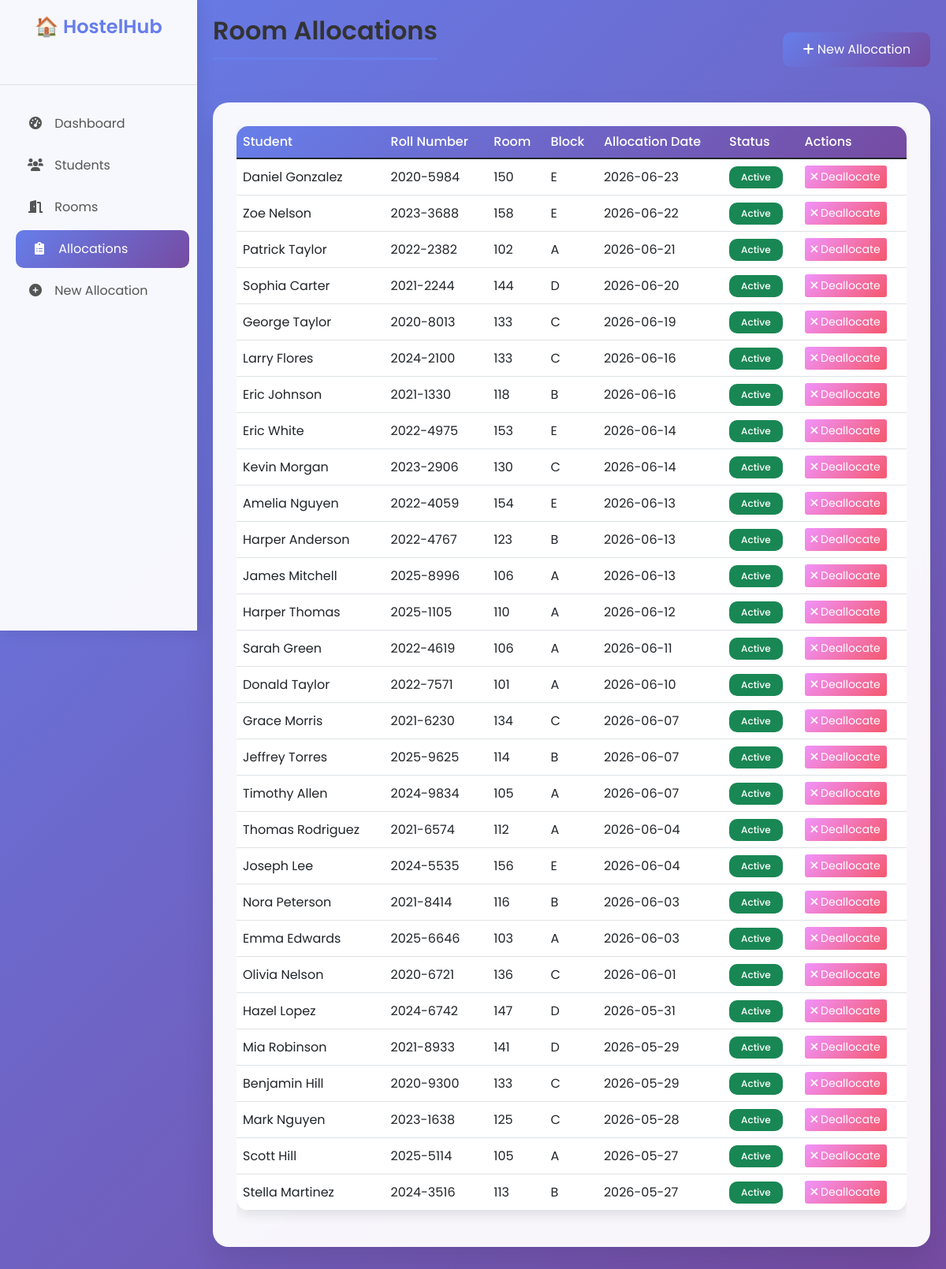
The page /allocations on the database its author committed.
### app.py (models this page shows)
class Allocation(db.Model):
    id = db.Column(db.Integer, primary_key=True)
    student_id = db.Column(db.Integer, db.ForeignKey('student.id'), nullable=False)
    room_id = db.Column(db.Integer, db.ForeignKey('room.id'), nullable=False)
    allocation_date = db.Column(db.DateTime, default=datetime.utcnow)
    status = db.Column(db.String(20), default='Active')
    student = db.relationship('Student', backref='allocations')
    room = db.relationship('Room', backref='allocations')

class Student(db.Model):
    id = db.Column(db.Integer, primary_key=True)
    name = db.Column(db.String(100), nullable=False)
    roll_number = db.Column(db.String(20), unique=True, nullable=False)
    email = db.Column(db.String(100), unique=True, nullable=False)
    phone = db.Column(db.String(15))
    gender = db.Column(db.String(10))
    course = db.Column(db.String(50))
    year = db.Column(db.Integer)
    allocated_room = db.Column(db.String(20))
    created_at = db.Column(db.DateTime, default=datetime.utcnow)

class Room(db.Model):
    id = db.Column(db.Integer, primary_key=True)
    room_number = db.Column(db.String(20), unique=True, nullable=False)
    block = db.Column(db.String(10), nullable=False)
    floor = db.Column(db.Integer, nullable=False)
    capacity = db.Column(db.Integer, default=2)
    occupied = db.Column(db.Integer, default=0)
    room_type = db.Column(db.String(20))
    gender = db.Column(db.String(10))
    status = db.Column(db.String(20), default='Available')

### app.py (the view)
@app.route('/allocations')
def allocations():
    allocations = Allocation.query.order_by(Allocation.allocation_date.desc()).all()
    return render_template('allocations.html', allocations=allocations)

### templates/allocations.html (shortened to what this page needs)
{% extends "base.html" %}
{% block content %}
<div class="d-flex justify-content-between align-items-center mb-4">
    <h2 class="page-title">Room Allocations</h2>
    <a href="{{ url_for('allocate_room') }}" class="btn btn-primary">
        <i class="fas fa-plus"></i> New Allocation
    </a>
</div>
<div class="content-card">
    {% if allocations %}
    <div class="table-responsive">
        <table class="table">
            <thead>
                <tr>
                    <th>Student</th>
                    <th>Roll Number</th>
                    <th>Room</th>
                    <th>Block</th>
                    <th>Allocation Date</th>
                    <th>Status</th>
                    <th>Actions</th>
                </tr>
            </thead>
            <tbody>
                {% for allocation in allocations %}
                <tr>
                    <td>{{ allocation.student.name }}</td>
                    <td>{{ allocation.student.roll_number }}</td>
                    <td>{{ allocation.room.room_number }}</td>
                    <td>{{ allocation.room.block }}</td>
                    <td>{{ allocation.allocation_date.strftime('%Y-%m-%d') }}</td>
                    <td>
                        <span class="badge {% if allocation.status == 'Active' %}bg-success{% else %}bg-secondary{% endif %}">
                            {{ allocation.status }}
                        </span>
                    </td>
                    <td>
                        {% if allocation.status == 'Active' %}
                        <a href="{{ url_for('deallocate_room', allocation_id=allocation.id) }}" class="btn btn-danger btn-sm" onclick="return confirm('Are you sure you want to deallocate?')">
                            <i class="fas fa-times"></i> Deallocate
                        </a>
                        {% endif %}
                    </td>
                </tr>
                {% endfor %}
            </tbody>
        </table>
    </div>
    {% endif %}
</div>
{% endblock %}

### templates/base.html (style rules this page uses)
* { margin: 0; padding: 0; box-sizing: border-box; }
body { font-family: 'Poppins', sans-serif; background: linear-gradient(135deg, #667eea 0%, #764ba2 100%); min-height: 100vh; }
.content-card { background: rgba(255, 255, 255, 0.95); backdrop-filter: blur(10px); border-radius: 20px; padding: 30px; box-shadow: 0 20px 40px rgba(0, 0, 0, 0.1); margin-bottom: 20px; }
.page-title { color: #333; font-weight: 600; margin-bottom: 30px; padding-bottom: 15px; border-bottom: 3px solid #667eea; display: inline-block; }
.btn-primary { background: linear-gradient(135deg, #667eea 0%, #764ba2 100%); border: none; padding: 10px 25px; border-radius: 10px; transition: all 0.3s ease; }
.btn-danger { background: linear-gradient(135deg, #f093fb 0%, #f5576c 100%); border: none; }
.table { background: white; border-radius: 15px; overflow: hidden; box-shadow: 0 5px 15px rgba(0, 0, 0, 0.1); }
.table thead { background: linear-gradient(135deg, #667eea 0%, #764ba2 100%); color: white; }
.table th { font-weight: 500; border: none; }
.table td { vertical-align: middle; }
.badge { padding: 8px 15px; border-radius: 10px; font-weight: 500; }

### rows shown on the page
Allocation: student.name "Daniel Gonzalez", student.roll_number "2020-5984", room.room_number "150", room.block "E", allocation_date "2026-06-23", status "Active"
Allocation: student.name "Zoe Nelson", student.roll_number "2023-3688", room.room_number "158", room.block "E", allocation_date "2026-06-22", status "Active"
Allocation: student.name "Patrick Taylor", student.roll_number "2022-2382", room.room_number "102", room.block "A", allocation_date "2026-06-21", status "Active"
Allocation: student.name "Sophia Carter", student.roll_number "2021-2244", room.room_number "144", room.block "D", allocation_date "2026-06-20", status "Active"
Allocation: student.name "George Taylor", student.roll_number "2020-8013", room.room_number "133", room.block "C", allocation_date "2026-06-19", status "Active"
Allocation: student.name "Larry Flores", student.roll_number "2024-2100", room.room_number "133", room.block "C", allocation_date "2026-06-16", status "Active"
Allocation: student.name "Eric Johnson", student.roll_number "2021-1330", room.room_number "118", room.block "B", allocation_date "2026-06-16", status "Active"
Allocation: student.name "Eric White", student.roll_number "2022-4975", room.room_number "153", room.block "E", allocation_date "2026-06-14", status "Active"
Allocation: student.name "Kevin Morgan", student.roll_number "2023-2906", room.room_number "130", room.block "C", allocation_date "2026-06-14", status "Active"
Allocation: student.name "Amelia Nguyen", student.roll_number "2022-4059", room.room_number "154", room.block "E", allocation_date "2026-06-13", status "Active"
Allocation: student.name "Harper Anderson", student.roll_number "2022-4767", room.room_number "123", room.block "B", allocation_date "2026-06-13", status "Active"
Allocation: student.name "James Mitchell", student.roll_number "2025-8996", room.room_number "106", room.block "A", allocation_date "2026-06-13", status "Active"
Allocation: student.name "Harper Thomas", student.roll_number "2025-1105", room.room_number "110", room.block "A", allocation_date "2026-06-12", status "Active"
Allocation: student.name "Sarah Green", student.roll_number "2022-4619", room.room_number "106", room.block "A", allocation_date "2026-06-11", status "Active"
Allocation: student.name "Donald Taylor", student.roll_number "2022-7571", room.room_number "101", room.block "A", allocation_date "2026-06-10", status "Active"
Allocation: student.name "Grace Morris", student.roll_number "2021-6230", room.room_number "134", room.block "C", allocation_date "2026-06-07", status "Active"
Allocation: student.name "Jeffrey Torres", student.roll_number "2025-9625", room.room_number "114", room.block "B", allocation_date "2026-06-07", status "Active"
Allocation: student.name "Timothy Allen", student.roll_number "2024-9834", room.room_number "105", room.block "A", allocation_date "2026-06-07", status "Active"
Allocation: student.name "Thomas Rodriguez", student.roll_number "2021-6574", room.room_number "112", room.block "A", allocation_date "2026-06-04", status "Active"
Allocation: student.name "Joseph Lee", student.roll_number "2024-5535", room.room_number "156", room.block "E", allocation_date "2026-06-04", status "Active"
Allocation: student.name "Nora Peterson", student.roll_number "2021-8414", room.room_number "116", room.block "B", allocation_date "2026-06-03", status "Active"
Allocation: student.name "Emma Edwards", student.roll_number "2025-6646", room.room_number "103", room.block "A", allocation_date "2026-06-03", status "Active"
Allocation: student.name "Olivia Nelson", student.roll_number "2020-6721", room.room_number "136", room.block "C", allocation_date "2026-06-01", status "Active"
Allocation: student.name "Hazel Lopez", student.roll_number "2024-6742", room.room_number "147", room.block "D", allocation_date "2026-05-31", status "Active"
Allocation: student.name "Mia Robinson", student.roll_number "2021-8933", room.room_number "141", room.block "D", allocation_date "2026-05-29", status "Active"
Allocation: student.name "Benjamin Hill", student.roll_number "2020-9300", room.room_number "133", room.block "C", allocation_date "2026-05-29", status "Active"
Allocation: student.name "Mark Nguyen", student.roll_number "2023-1638", room.room_number "125", room.block "C", allocation_date "2026-05-28", status "Active"
Allocation: student.name "Scott Hill", student.roll_number "2025-5114", room.room_number "105", room.block "A", allocation_date "2026-05-27", status "Active"
Allocation: student.name "Stella Martinez", student.roll_number "2024-3516", room.room_number "113", room.block "B", allocation_date "2026-05-27", status "Active"
